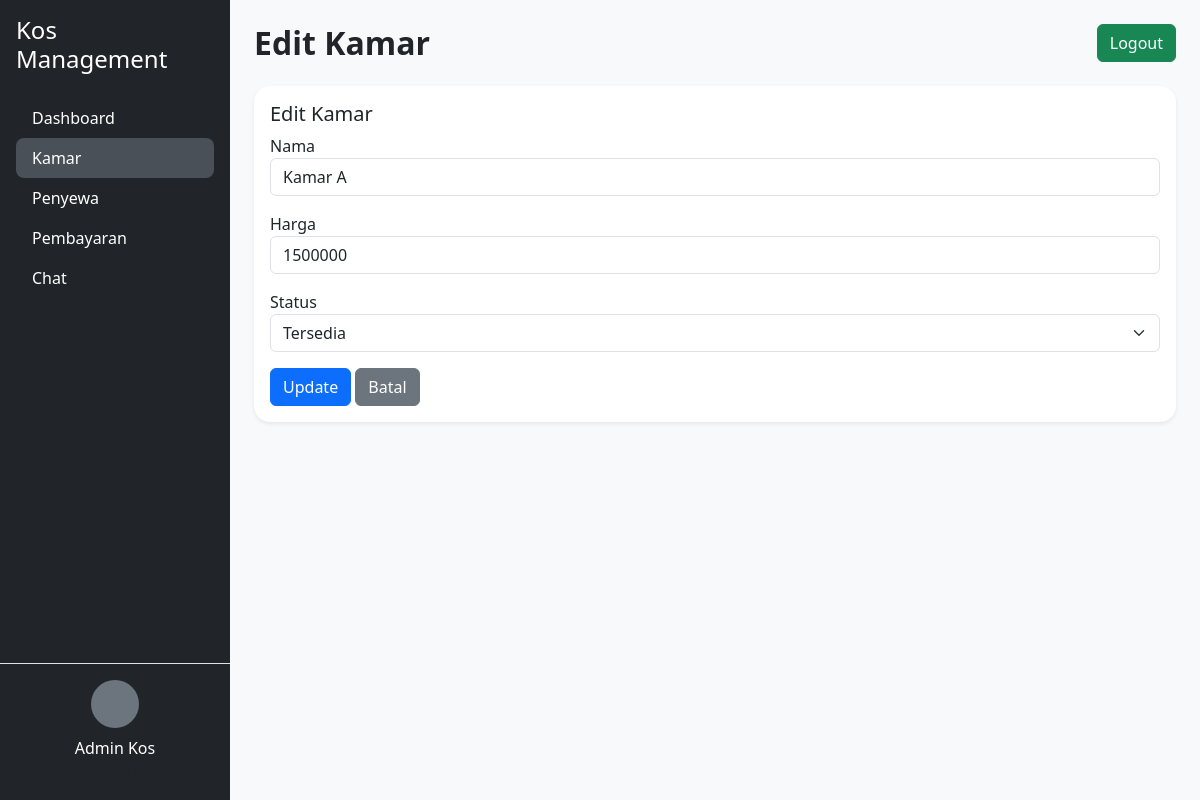
Page /?r=admin/kamar_edit&id=1 (signed in) on the committed database.
### tables this page shows
CREATE TABLE IF NOT EXISTS kamar (
    id INT AUTO_INCREMENT PRIMARY KEY,
    nama VARCHAR(100) NOT NULL,
    harga INT NOT NULL,
    status ENUM('tersedia','tidak_tersedia') DEFAULT 'tersedia'
);

### app/Core/Controller.php (called while the page is built)
<?php
class Controller {
    protected function view(string $view, array $data = []) {
        extract($data);
        require __DIR__ . "/../Views/" . $view . ".php";
    }
}

### app/Controllers/Admin/KamarController.php (called while the page is built, shortened)
<?php
require_once __DIR__ . "/../../Core/Controller.php";
require_once __DIR__ . "/../../Models/Kamar.php";
class AdminKamarController extends Controller {
    public function edit() {
        $id = $_GET['id'];
        $kamarModel = new Kamar();
        $kamar = $kamarModel->findById($id);
        $this->view("admin/kamar_edit", compact('kamar'));
    }
}

### public/index.php (called while the page is built, shortened)
<?php
$route = $_GET['r'] ?? 'login';
Router::dispatch($route);

### app/Core/Database.php (called while the page is built)
<?php
class Database {
    private static $conn;
    public static function getConnection() {
        if (!self::$conn) {
            $host = "localhost";
            $db   = "kos";
            $user = "root";
            $pass = "";
            $dsn  = "mysql:host=$host;dbname=$db;charset=utf8mb4";
            try {
                self::$conn = new PDO($dsn, $user, $pass, [
                    PDO::ATTR_ERRMODE => PDO::ERRMODE_EXCEPTION,
                    PDO::ATTR_DEFAULT_FETCH_MODE => PDO::FETCH_ASSOC,
                ]);
            } catch (PDOException $e) {
                die("Database error: " . $e->getMessage());
            }
        }
        return self::$conn;
    }
}

### app/Models/Kamar.php (called while the page is built, shortened)
<?php
require_once __DIR__ . "/../Core/Database.php";
class Kamar {
    private $db;
    public function __construct() {
        $this->db = Database::getConnection();
    }
    public function findById($id) {
        $stmt = $this->db->prepare("SELECT * FROM kamar WHERE id = ?");
        $stmt->execute([$id]);
        return $stmt->fetch();
    }
}

### app/Views/admin/kamar_edit.php (the view, shortened to what this page needs)
<?php
require __DIR__ . "/../layouts/header.php";
require __DIR__ . "/../layouts/sidebar_admin.php";
?>
<div class="card shadow-sm border-0">
<div class="card-body">
<h5>Edit Kamar</h5>
<form method="post" action="/?r=admin/kamar_update">
<div class="mb-3">
<label>Nama</label>
<input type="text" name="nama" class="form-control" value="<?= $kamar['nama'] ?>" required>
</div>
<div class="mb-3">
<label>Harga</label>
<input type="number" name="harga" class="form-control" value="<?= $kamar['harga'] ?>" required>
</div>
<div class="mb-3">
<label>Status</label>
<select name="status" class="form-select">
    <option value="tersedia" <?= $kamar['status']=='tersedia'?'selected':'' ?>>Tersedia</option>
</select>
</div>
<button class="btn btn-primary">Update</button>
<a href="/?r=admin/kamar" class="btn btn-secondary">Batal</a>
</form>
</div>
</div>
<?php require __DIR__ . "/../layouts/footer.php"; ?>

### public/assets/css/style.css (style rules this page uses)
body { font-family: system-ui, -apple-system, BlinkMacSystemFont, "Segoe UI", sans-serif; }
.card { border-radius: 1rem; }

### rows in the picture
kamar: nama "Kamar A", harga "1500000", status "Tersedia"

### other values in the picture
$userSession['name'] "Admin Kos"
$pageTitle "Edit Kamar"
